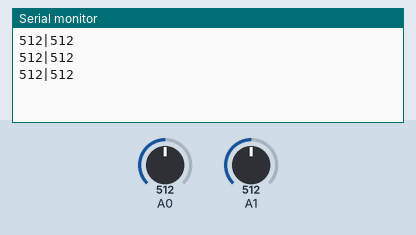
Simulated run of this sketch. Board: Arduino Uno, built with avr-gcc and run on an emulated ATmega328P. Parts: the last lines printed to the serial monitor. Inputs (shaded band) come from the test bench; at power-on: A0 = 512, A1 = 512.

Above: at 1.3 s.
1.4 s: A0 set to 610
At 1.9 s:
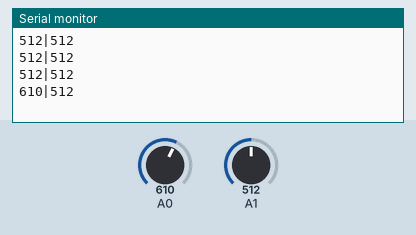
2.9 s: A1 set to 610
At 3.4 s:
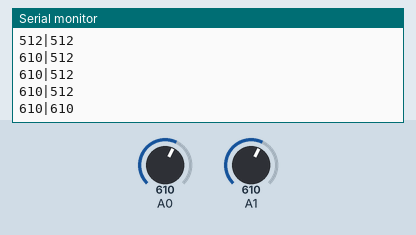
4.4 s: A0 set to 590
At 4.9 s:
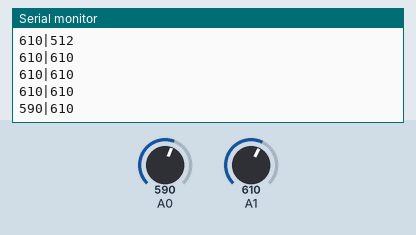
5.9 s: A1 set to 590
At 6.4 s:
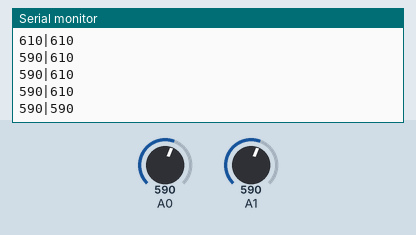
Timing chart, 0 to 8.4 s (numbered marks = the images above; inputs shaded):
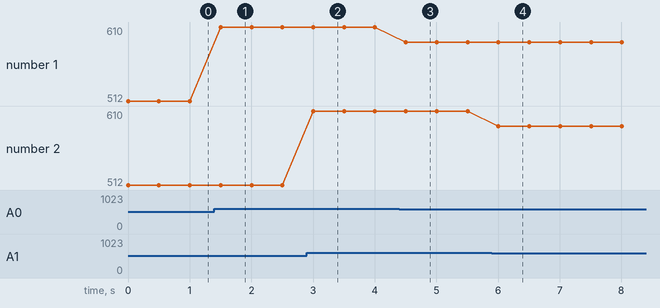

The sketch:

teste_sensor_IR.ino
```cpp
int ir[2];
int branco = 600;

void setup() {
  //put your setup code here, to run once:
  Serial.begin(9600);
  pinMode(A0, INPUT);
  pinMode(A1, INPUT);
}

void loop() {
  // put your main code here, to run repeatedly:
  ir[0] = analogRead(A0);
  ir[1] = analogRead(A1);
  bool ir_bool[0];
  ir_bool[0] = ir[0] >= 600;
  ir_bool[1] = ir[1] >= 600;
  Serial.print(ir[0]);
  Serial.print("|");
  Serial.println(ir[1]);
  delay(500);
}
```

Measured:
- after the input at 1.4 s, the serial monitor: prints a new line after 0.10 s (image 1)
- after the input at 2.9 s, the serial monitor: prints a new line after 0.10 s (image 2)
- after the input at 4.4 s, the serial monitor: prints a new line after 0.11 s (image 3)
- after the input at 5.9 s, the serial monitor: prints a new line after 0.11 s (image 4)
- plotted number 1: 512 → 610 after the input at 1.4 s, 610 → 590 after the input at 4.4 s
